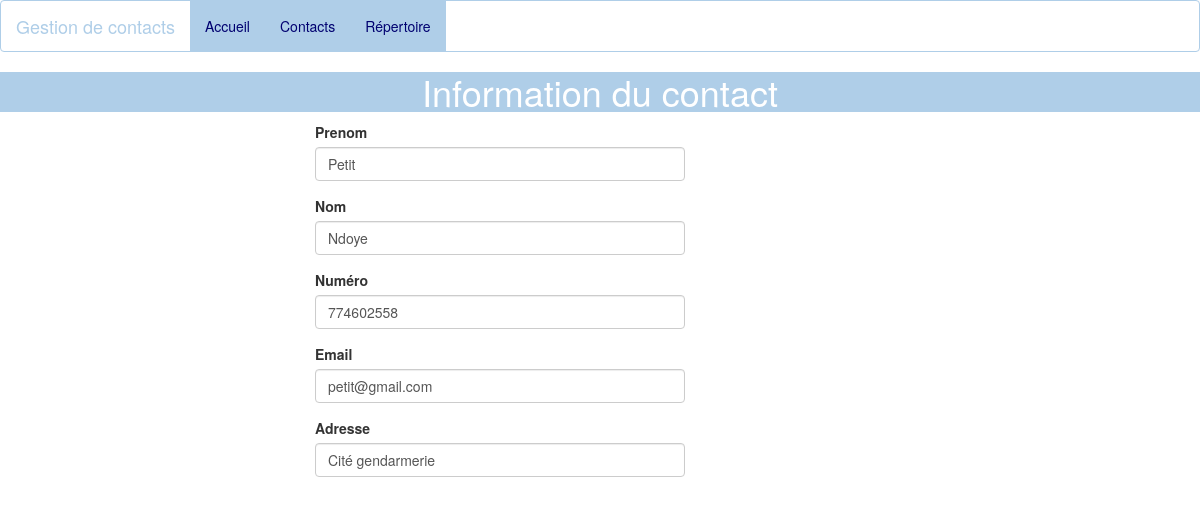
Screenshot of /annuaire/2/ with the database file from the repository.
### annuaire/models.py (models this page shows, shortened)
class Contact(models.Model):
    prenom = models.CharField(max_length=30)
    nom = models.CharField(max_length=30)
    numero = models.CharField(max_length=10,default="773012470")
    email = models.EmailField(max_length=20,default="abadaa9518@gmail.com")
    adresse = models.CharField(max_length=20)

### annuaire/views.py (the view)
def get_contacts_details(request, contact_id):
    contact = get_object_or_404(Contact,pk = contact_id)
    return render(request, 'annuaire/contacts_details.html', {'contact': contact})

### annuaire/templates/annuaire/contacts_details.html (shortened to what this page needs)
{% load static %}
<!DOCTYPE html>
<html lang="en">
<head>
    <link rel="stylesheet" type="text/css" href="{% static 'annuaire/bs/bootstrap.min.css' %}">
    <link rel="stylesheet" type="text/css" href="{% static 'annuaire/css/style.css' %}">
</head>
{% include 'annuaire/header.html' %}
<body>
<h1>Information du contact</h1>
<div class="container col-sm-offset-3 col-sm-4">
    {% if contact %}
    <div class="form-group">
        <label>Prenom</label>
        <input type="text" class="form-control" value="{{ contact.prenom }}">
    </div>
    <div class="form-group">
        <label>Nom</label>
        <input type="text" class="form-control" value="{{ contact.nom }}">
    </div>
        <div class="form-group">
        <label>Numéro</label>
        <input type="text" class="form-control" value="{{ contact.numero }}">
    </div>
        <div class="form-group">
        <label>Email</label>
        <input type="email" class="form-control" value="{{ contact.email }}">
    </div>
        <div class="form-group">
        <label>Adresse</label>
        <input type="text" class="form-control" value="{{ contact.adresse }}">
    </div>
    {% endif %}
</div>
</body>
</html>

### annuaire/static/annuaire/css/style.css (style rules this page uses)
h1 { color: white; background-color: #AfCEE8; text-align: center; }

### rows the page displays
Contact: prenom "Petit", nom "Ndoye", numero "774602558", email "petit@gmail.com", adresse "Cité gendarmerie"
